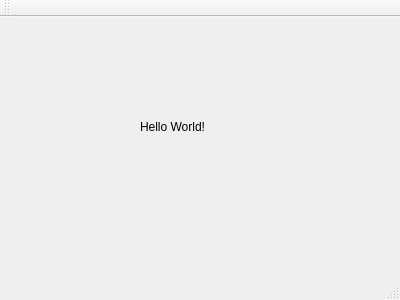
<?xml version="1.0" encoding="UTF-8"?>
<ui version="4.0">
 <class>MainWindow</class>
 <widget class="QMainWindow" name="MainWindow">
  <property name="geometry">
   <rect>
    <x>0</x>
    <y>0</y>
    <width>400</width>
    <height>300</height>
   </rect>
  </property>
  <property name="windowTitle">
   <string>MainWindow</string>
  </property>
  <widget class="QWidget" name="centralWidget">
   <widget class="QLabel" name="label">
    <property name="geometry">
     <rect>
      <x>140</x>
      <y>100</y>
      <width>101</width>
      <height>20</height>
     </rect>
    </property>
    <property name="text">
     <string>Hello World!</string>
    </property>
   </widget>
  </widget>
  <widget class="QMenuBar" name="menuBar">
   <property name="geometry">
    <rect>
     <x>0</x>
     <y>0</y>
     <width>400</width>
     <height>26</height>
    </rect>
   </property>
  </widget>
  <widget class="QToolBar" name="mainToolBar">
   <attribute name="toolBarArea">
    <enum>TopToolBarArea</enum>
   </attribute>
   <attribute name="toolBarBreak">
    <bool>false</bool>
   </attribute>
  </widget>
  <widget class="QStatusBar" name="statusBar"/>
 </widget>
 <layoutdefault spacing="6" margin="11"/>
 <resources/>
 <connections/>
</ui>
